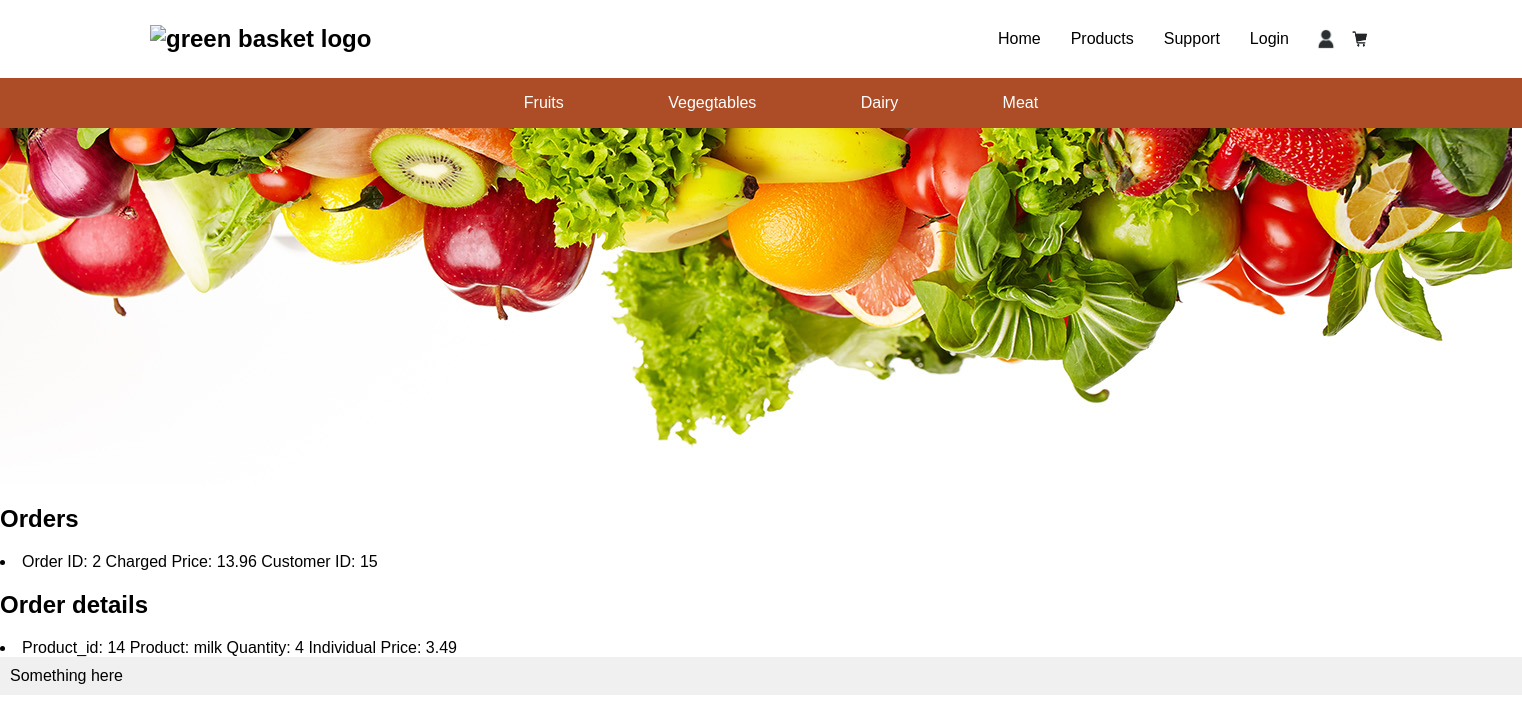
/orders/2, run on the app's committed database.
### models.py (models this page shows, shortened)
class Order(db.Model):
    id = mapped_column(Integer, primary_key=True)
    user_id = mapped_column(Integer, ForeignKey(User.id), nullable=False)
    user = relationship("User", back_populates="orders")
    total = mapped_column(Numeric, nullable=False, default=0)
    item = relationship("ProductOrder", back_populates="order", cascade="all, delete-orphan")
    created = mapped_column(DateTime(timezone=True), default=datetime.now().replace(microsecond=0))
    processed = mapped_column(DateTime(timezone=True), nullable=True)
    strategy = mapped_column(String(20))  # Add a column to store the strategy used

class ProductOrder(db.Model):
    id = mapped_column(Integer, primary_key=True)
    order_id = mapped_column(Integer, ForeignKey("order.id"), nullable=False)
    product_id = mapped_column(Integer, ForeignKey("product.id"), nullable=False)
    order = relationship("Order", back_populates="item")
    product = relationship("Product", back_populates="orders")
    quantity = mapped_column(Integer, nullable=False, default=0)

class Product(db.Model):
    id = mapped_column(Integer, primary_key=True)
    name = mapped_column(String(30), nullable=False, unique=True)
    price = mapped_column(Integer, nullable=True)
    available = mapped_column(Integer, nullable=True)
    description = mapped_column(String(500), nullable=True)
    created = mapped_column(DateTime, nullable=False, default=datetime.now().replace(microsecond=0))
    category_id = mapped_column(Integer, ForeignKey('category.id'), nullable=True)
    category = relationship('Category', back_populates="cat")
    photo = mapped_column(String(10), nullable=False, default='item.jpg')
    orders = relationship("ProductOrder", back_populates="product", cascade="all, delete-orphan")

### routes/orders.py (the view)
@orders_bp.route('/<int:order_id>')
def order_detail(order_id):
    order = Order.query.get_or_404(order_id)
    return render_template('pages/order_detail.html', order=order)

### templates/pages/order_detail.html
{% extends "base.html" %}
{% block content %}
<h2>Orders</h2>
<li>
    <span>Order ID: {{ order.id }}</span>
    <span>Charged Price: {{ order.total|round(2) }}</span>
    <span>Customer ID: {{ order.user_id }}</span>
</li>
<h2>Order details</h2>
{% for order in order.item %}
<li>
    <span>Product_id: {{ order.product_id }}</span>
    <span>Product: {{ order.product.name }}</span>
    <span>Quantity: {{ order.quantity }}</span>
    <span>Individual Price: {{ order.product.price|round(2) }}</span>
</li>
{% endfor %}
{% endblock %}

### static/css/style.css (style rules this page uses)
* { box-sizing: border-box; }
body, html { margin: 0; padding: 0; font-family: Arial, sans-serif; background-color: #ffffff; }

### data on the page
Order: id "2", total "13.96", user_id "15"
ProductOrder: product_id "14", product.name "milk", quantity "4", product.price "3.49"
